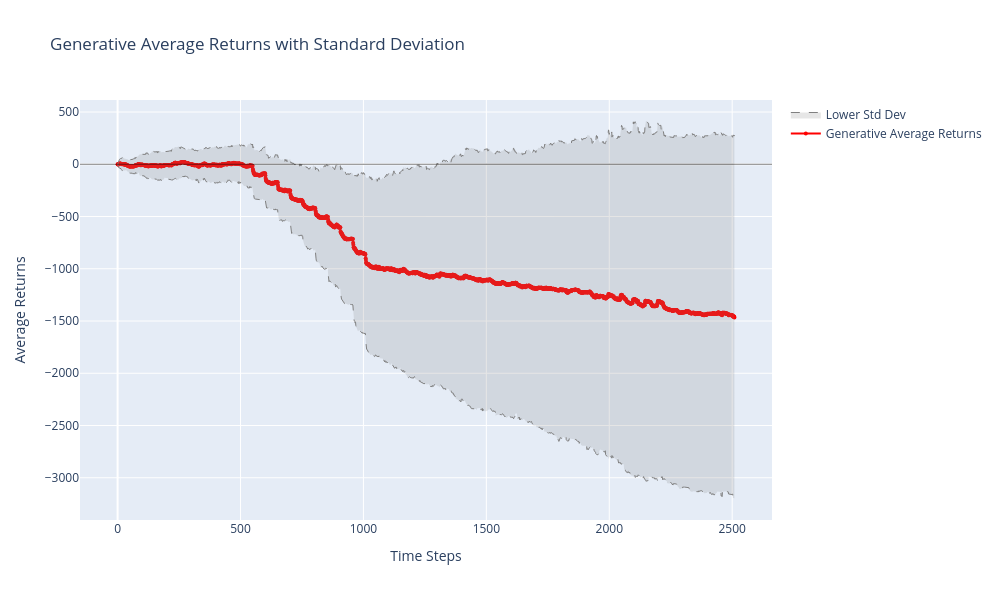

Notebook code cell kept with this figure:
### Code cell
import plotly.graph_objects as go

# Create plotly figure for generative_avg_all_returns
fig = go.Figure()

# Add zero line
fig.add_hline(y=0, line_dash="solid", line_color="black", line_width=1, opacity=0.5)

# Add the average returns line
fig.add_trace(go.Scatter(
    x=list(range(len(generative_avg_all_returns))),
    y=generative_avg_all_returns,
    mode='lines+markers',
    name='Generative Average Returns',
    line=dict(color='red', width=2),
    marker=dict(size=4)
))

# Add the standard deviation as error bars
fig.add_trace(go.Scatter(
    x=list(range(len(generative_avg_all_returns))),
    y=generative_avg_all_returns + generative_std_all_returns,
    mode='lines',
    name='Upper Std Dev',
    line=dict(color='gray', width=1, dash='dash'),
    showlegend=False
))

fig.add_trace(go.Scatter(
    x=list(range(len(generative_avg_all_returns))),
    y=generative_avg_all_returns - generative_std_all_returns,
    mode='lines',
    name='Lower Std Dev',
    line=dict(color='gray', width=1, dash='dash'),
    fill='tonexty',
    fillcolor='rgba(128, 128, 128, 0.2)',
    showlegend=True
))

# Update layout
fig.update_layout(
    title='Generative Average Returns with Standard Deviation',
    xaxis_title='Time Steps',
    yaxis_title='Average Returns',
    width=1000,
    height=600,
    showlegend=True
)

fig.show()

### Figure 1 — Plotly figure (JSON) as saved in the notebook; plotly's stock layout.template omitted (floating-point values rounded to 4 significant figures; data arrays with more than 128 entries replaced by an {"elided": "..."} marker saying what was removed)
{"data": [{"line": {"color": "red", "width": 2}, "marker": {"size": 4}, "mode": "lines+markers", "name": "Generative Average Returns", "type": "scatter", "x": {"elided": "2510 int values"}, "y": {"elided": "2510 float values"}}, {"line": {"color": "gray", "dash": "dash", "width": 1}, "mode": "lines", "name": "Upper Std Dev", "showlegend": false, "type": "scatter", "x": {"elided": "2510 int values"}, "y": {"elided": "2510 float values"}}, {"fill": "tonexty", "fillcolor": "rgba(128, 128, 128, 0.2)", "line": {"color": "gray", "dash": "dash", "width": 1}, "mode": "lines", "name": "Lower Std Dev", "showlegend": true, "type": "scatter", "x": {"elided": "2510 int values"}, "y": {"elided": "2510 float values"}}], "layout": {"height": 600, "shapes": [{"line": {"color": "black", "dash": "solid", "width": 1}, "opacity": 0.5, "type": "line", "x0": 0, "x1": 1, "xref": "x domain", "y0": 0, "y1": 0, "yref": "y"}], "showlegend": true, "title": {"text": "Generative Average Returns with Standard Deviation"}, "width": 1000, "xaxis": {"title": {"text": "Time Steps"}}, "yaxis": {"title": {"text": "Average Returns"}}}}
